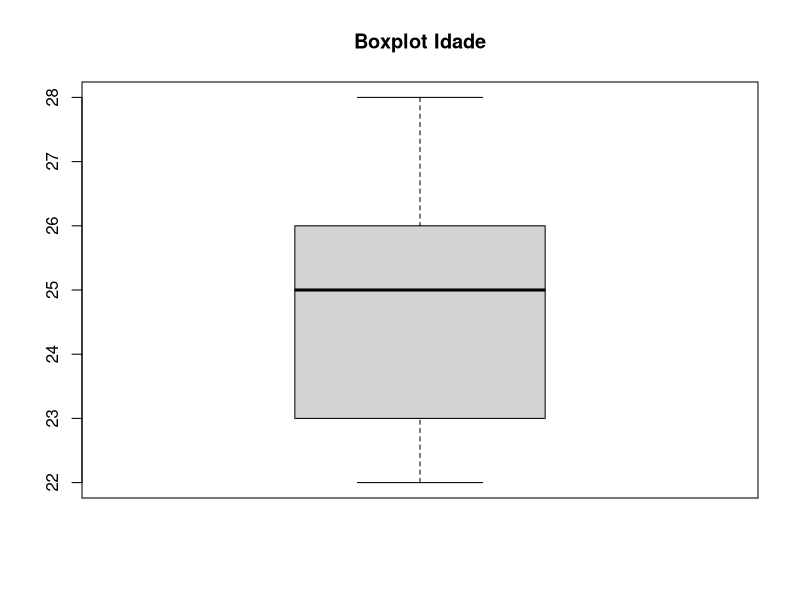
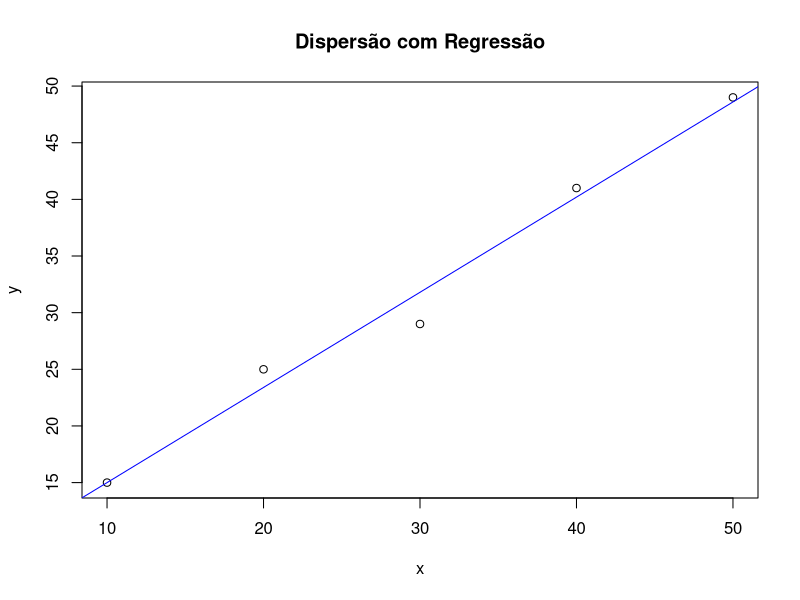

Write the R code that produced these figures, in order.
## ---- chunk 1
# Exemplo com dados fictícios
sexo <- c("F", "M", "F", "F", "M")
idade <- c(23, 25, 22, 26, 28)

# Tabela de frequência
table(sexo)
## ---- chunk 2
# Média, mediana e moda
mean(idade)
median(idade)
as.numeric(names(sort(table(idade), decreasing = TRUE))[1])
## ---- chunk 3
# Boxplot
boxplot(idade, main = "Boxplot Idade")
## ---- chunk 4
x <- c(10, 20, 30, 40, 50)
y <- c(15, 25, 29, 41, 49)

# Correlação
cor(x, y)
## ---- chunk 5
# Regressão
modelo <- lm(y ~ x)
summary(modelo)
## ---- chunk 6
# Plot
plot(x, y, main = "Dispersão com Regressão")
abline(modelo, col = "blue")
